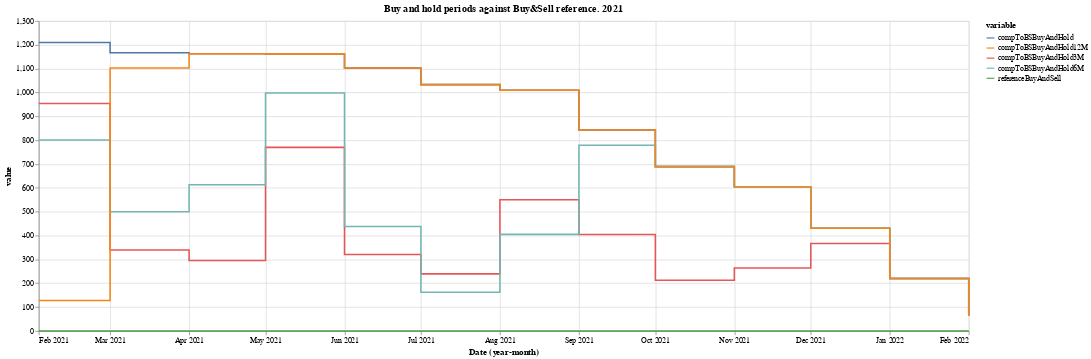

Source (notebook cell):
### Markdown cell above
2.3.2.3 Last 12M

### Code cell
pData = data[-13:].melt(id_vars =['Date'], value_vars = ['referenceBuyAndSell','compToBSBuyAndHold','compToBSBuyAndHold3M','compToBSBuyAndHold6M','compToBSBuyAndHold12M'])
alt.Chart(pData).mark_line(interpolate='step-after').encode(
    x='yearmonth(Date):T',
    y='value',
    color='variable',
).properties(
    width=1200,
    height=400,
    title="Buy and hold periods against Buy&Sell reference. 2021"
)

### Figure 1 — Vega-Lite specification as saved in the notebook (floating-point values rounded to 4 significant figures)
{"config": {"view": {"continuousWidth": 400, "continuousHeight": 300}}, "data": {"name": "data-25bef8d87f4bdc8453a163707e00d5e3"}, "mark": {"type": "line", "interpolate": "step-after"}, "encoding": {"color": {"field": "variable", "type": "nominal"}, "x": {"field": "Date", "timeUnit": "yearmonth", "type": "temporal"}, "y": {"field": "value", "type": "quantitative"}}, "height": 400, "title": "Buy and hold periods against Buy&Sell reference. 2021", "width": 1200, "$schema": "https://vega.github.io/schema/vega-lite/v4.17.0.json", "datasets": {"data-25bef8d87f4bdc8453a163707e00d5e3": [{"Date": "2021-02-15T00:00:00", "variable": "referenceBuyAndSell", "value": 0.0}, {"Date": "2021-03-15T00:00:00", "variable": "referenceBuyAndSell", "value": 0.0}, {"Date": "2021-04-15T00:00:00", "variable": "referenceBuyAndSell", "value": 0.0}, {"Date": "2021-05-17T00:00:00", "variable": "referenceBuyAndSell", "value": 0.0}, {"Date": "2021-06-15T00:00:00", "variable": "referenceBuyAndSell", "value": 0.0}, {"Date": "2021-07-15T00:00:00", "variable": "referenceBuyAndSell", "value": 0.0}, {"Date": "2021-08-16T00:00:00", "variable": "referenceBuyAndSell", "value": 0.0}, {"Date": "2021-09-15T00:00:00", "variable": "referenceBuyAndSell", "value": 0.0}, {"Date": "2021-10-15T00:00:00", "variable": "referenceBuyAndSell", "value": 0.0}, {"Date": "2021-11-15T00:00:00", "variable": "referenceBuyAndSell", "value": 0.0}, {"Date": "2021-12-15T00:00:00", "variable": "referenceBuyAndSell", "value": 0.0}, {"Date": "2022-01-17T00:00:00", "variable": "referenceBuyAndSell", "value": 0.0}, {"Date": "2022-02-15T00:00:00", "variable": "referenceBuyAndSell", "value": 0.0}, {"Date": "2021-02-15T00:00:00", "variable": "compToBSBuyAndHold", "value": 1209.0}, {"Date": "2021-03-15T00:00:00", "variable": "compToBSBuyAndHold", "value": 1166.0}, {"Date": "2021-04-15T00:00:00", "variable": "compToBSBuyAndHold", "value": 1162.0}, {"Date": "2021-05-17T00:00:00", "variable": "compToBSBuyAndHold", "value": 1162.0}, {"Date": "2021-06-15T00:00:00", "variable": "compToBSBuyAndHold", "value": 1102.0}, {"Date": "2021-07-15T00:00:00", "variable": "compToBSBuyAndHold", "value": 1033.0}, {"Date": "2021-08-16T00:00:00", "variable": "compToBSBuyAndHold", "value": 1009.0}, {"Date": "2021-09-15T00:00:00", "variable": "compToBSBuyAndHold", "value": 842.7}, {"Date": "2021-10-15T00:00:00", "variable": "compToBSBuyAndHold", "value": 689.0}, {"Date": "2021-11-15T00:00:00", "variable": "compToBSBuyAndHold", "value": 604.8}, {"Date": "2021-12-15T00:00:00", "variable": "compToBSBuyAndHold", "value": 430.3}, {"Date": "2022-01-17T00:00:00", "variable": "compToBSBuyAndHold", "value": 219.4}, {"Date": "2022-02-15T00:00:00", "variable": "compToBSBuyAndHold", "value": 63.88}, {"Date": "2021-02-15T00:00:00", "variable": "compToBSBuyAndHold3M", "value": 953.5}, {"Date": "2021-03-15T00:00:00", "variable": "compToBSBuyAndHold3M", "value": 339.3}, {"Date": "2021-04-15T00:00:00", "variable": "compToBSBuyAndHold3M", "value": 295.2}, {"Date": "2021-05-17T00:00:00", "variable": "compToBSBuyAndHold3M", "value": 769.7}, {"Date": "2021-06-15T00:00:00", "variable": "compToBSBuyAndHold3M", "value": 320.6}, {"Date": "2021-07-15T00:00:00", "variable": "compToBSBuyAndHold3M", "value": 239.3}, {"Date": "2021-08-16T00:00:00", "variable": "compToBSBuyAndHold3M", "value": 550.3}, {"Date": "2021-09-15T00:00:00", "variable": "compToBSBuyAndHold3M", "value": 404.6}, {"Date": "2021-10-15T00:00:00", "variable": "compToBSBuyAndHold3M", "value": 212.3}, {"Date": "2021-11-15T00:00:00", "variable": "compToBSBuyAndHold3M", "value": 264.1}, {"Date": "2021-12-15T00:00:00", "variable": "compToBSBuyAndHold3M", "value": 366.4}, {"Date": "2022-01-17T00:00:00", "variable": "compToBSBuyAndHold3M", "value": 219.4}, {"Date": "2022-02-15T00:00:00", "variable": "compToBSBuyAndHold3M", "value": 63.88}, {"Date": "2021-02-15T00:00:00", "variable": "compToBSBuyAndHold6M", "value": 800.9}, {"Date": "2021-03-15T00:00:00", "variable": "compToBSBuyAndHold6M", "value": 499.9}, {"Date": "2021-04-15T00:00:00", "variable": "compToBSBuyAndHold6M", "value": 613.2}, {"Date": "2021-05-17T00:00:00", "variable": "compToBSBuyAndHold6M", "value": 997.7}, {"Date": "2021-06-15T00:00:00", "variable": "compToBSBuyAndHold6M", "value": 437.7}, {"Date": "2021-07-15T00:00:00", "variable": "compToBSBuyAndHold6M", "value": 162.2}, {"Date": "2021-08-16T00:00:00", "variable": "compToBSBuyAndHold6M", "value": 405.0}, {"Date": "2021-09-15T00:00:00", "variable": "compToBSBuyAndHold6M", "value": 778.8}, {"Date": "2021-10-15T00:00:00", "variable": "compToBSBuyAndHold6M", "value": 689.0}, {"Date": "2021-11-15T00:00:00", "variable": "compToBSBuyAndHold6M", "value": 604.8}, {"Date": "2021-12-15T00:00:00", "variable": "compToBSBuyAndHold6M", "value": 430.3}, {"Date": "2022-01-17T00:00:00", "variable": "compToBSBuyAndHold6M", "value": 219.4}, {"Date": "2022-02-15T00:00:00", "variable": "compToBSBuyAndHold6M", "value": 63.88}, {"Date": "2021-02-15T00:00:00", "variable": "compToBSBuyAndHold12M", "value": 127.9}, {"Date": "2021-03-15T00:00:00", "variable": "compToBSBuyAndHold12M", "value": 1102.0}, {"Date": "2021-04-15T00:00:00", "variable": "compToBSBuyAndHold12M", "value": 1162.0}, {"Date": "2021-05-17T00:00:00", "variable": "compToBSBuyAndHold12M", "value": 1162.0}, {"Date": "2021-06-15T00:00:00", "variable": "compToBSBuyAndHold12M", "value": 1102.0}, {"Date": "2021-07-15T00:00:00", "variable": "compToBSBuyAndHold12M", "value": 1033.0}, {"Date": "2021-08-16T00:00:00", "variable": "compToBSBuyAndHold12M", "value": 1009.0}, {"Date": "2021-09-15T00:00:00", "variable": "compToBSBuyAndHold12M", "value": 842.7}, {"Date": "2021-10-15T00:00:00", "variable": "compToBSBuyAndHold12M", "value": 689.0}, {"Date": "2021-11-15T00:00:00", "variable": "compToBSBuyAndHold12M", "value": 604.8}, {"Date": "2021-12-15T00:00:00", "variable": "compToBSBuyAndHold12M", "value": 430.3}, {"Date": "2022-01-17T00:00:00", "variable": "compToBSBuyAndHold12M", "value": 219.4}, {"Date": "2022-02-15T00:00:00", "variable": "compToBSBuyAndHold12M", "value": 63.88}]}}
